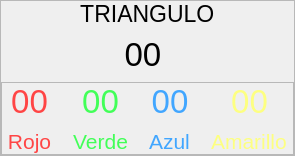
                <widget class="QFrame" name="frame_12">
                 <property name="frameShape">
                  <enum>QFrame::StyledPanel</enum>
                 </property>
                 <property name="frameShadow">
                  <enum>QFrame::Raised</enum>
                 </property>
                 <layout class="QVBoxLayout" name="verticalLayout_20">
                  <property name="spacing">
                   <number>9</number>
                  </property>
                  <property name="leftMargin">
                   <number>0</number>
                  </property>
                  <property name="topMargin">
                   <number>0</number>
                  </property>
                  <property name="rightMargin">
                   <number>0</number>
                  </property>
                  <property name="bottomMargin">
                   <number>0</number>
                  </property>
                  <item alignment="Qt::AlignHCenter">
                   <widget class="QLabel" name="label_38">
                    <property name="minimumSize">
                     <size>
                      <width>0</width>
                      <height>0</height>
                     </size>
                    </property>
                    <property name="maximumSize">
                     <size>
                      <width>16777215</width>
                      <height>35</height>
                     </size>
                    </property>
                    <property name="font">
                     <font>
                      <family>MS Sans Serif</family>
                      <pointsize>17</pointsize>
                     </font>
                    </property>
                    <property name="styleSheet">
                     <string notr="true"/>
                    </property>
                    <property name="text">
                     <string>      TRIANGULO      </string>
                    </property>
                    <property name="alignment">
                     <set>Qt::AlignCenter</set>
                    </property>
                   </widget>
                  </item>
                  <item alignment="Qt::AlignHCenter">
                   <widget class="QLabel" name="total_triangulo">
                    <property name="minimumSize">
                     <size>
                      <width>0</width>
                      <height>0</height>
                     </size>
                    </property>
                    <property name="maximumSize">
                     <size>
                      <width>16777215</width>
                      <height>60</height>
                     </size>
                    </property>
                    <property name="font">
                     <font>
                      <family>MS Sans Serif</family>
                      <pointsize>25</pointsize>
                     </font>
                    </property>
                    <property name="styleSheet">
                     <string notr="true"/>
                    </property>
                    <property name="text">
                     <string>        00         </string>
                    </property>
                    <property name="alignment">
                     <set>Qt::AlignCenter</set>
                    </property>
                   </widget>
                  </item>
                  <item>
                   <widget class="QFrame" name="frame_13">
                    <property name="frameShape">
                     <enum>QFrame::StyledPanel</enum>
                    </property>
                    <property name="frameShadow">
                     <enum>QFrame::Raised</enum>
                    </property>
                    <layout class="QHBoxLayout" name="horizontalLayout_9">
                     <property name="spacing">
                      <number>10</number>
                     </property>
                     <property name="leftMargin">
                      <number>0</number>
                     </property>
                     <property name="topMargin">
                      <number>0</number>
                     </property>
                     <property name="rightMargin">
                      <number>0</number>
                     </property>
                     <property name="bottomMargin">
                      <number>0</number>
                     </property>
                     <item>
                      <layout class="QVBoxLayout" name="verticalLayout_21">
                       <property name="spacing">
                        <number>9</number>
                       </property>
                       <item>
                        <widget class="QLabel" name="rojo_triangulo">
                         <property name="minimumSize">
                          <size>
                           <width>0</width>
                           <height>0</height>
                          </size>
                         </property>
                         <property name="maximumSize">
                          <size>
                           <width>16777215</width>
                           <height>60</height>
                          </size>
                         </property>
                         <property name="font">
                          <font>
                           <family>MS Sans Serif</family>
                           <pointsize>25</pointsize>
                          </font>
                         </property>
                         <property name="styleSheet">
                          <string notr="true">color: rgb(255, 69, 69);</string>
                         </property>
                         <property name="text">
                          <string>00</string>
                         </property>
                         <property name="alignment">
                          <set>Qt::AlignCenter</set>
                         </property>
                        </widget>
                       </item>
                       <item>
                        <widget class="QLabel" name="label_41">
                         <property name="minimumSize">
                          <size>
                           <width>0</width>
                           <height>0</height>
                          </size>
                         </property>
                         <property name="maximumSize">
                          <size>
                           <width>16777215</width>
                           <height>60</height>
                          </size>
                         </property>
                         <property name="font">
                          <font>
                           <family>MS Sans Serif</family>
                           <pointsize>16</pointsize>
                          </font>
                         </property>
                         <property name="styleSheet">
                          <string notr="true">color: rgb(255, 69, 69);</string>
                         </property>
                         <property name="text">
                          <string> Rojo </string>
                         </property>
                         <property name="alignment">
                          <set>Qt::AlignCenter</set>
                         </property>
                        </widget>
                       </item>
                      </layout>
                     </item>
                     <item>
                      <layout class="QVBoxLayout" name="verticalLayout_22">
                       <property name="spacing">
                        <number>9</number>
                       </property>
                       <item>
                        <widget class="QLabel" name="verde_triangulo">
                         <property name="minimumSize">
                          <size>
                           <width>0</width>
                           <height>0</height>
                          </size>
                         </property>
                         <property name="maximumSize">
                          <size>
                           <width>16777215</width>
                           <height>60</height>
                          </size>
                         </property>
                         <property name="font">
                          <font>
                           <family>MS Sans Serif</family>
                           <pointsize>25</pointsize>
                          </font>
                         </property>
                         <property name="styleSheet">
                          <string notr="true">color: rgb(66, 255, 88);</string>
                         </property>
                         <property name="text">
                          <string>00</string>
                         </property>
                         <property name="alignment">
                          <set>Qt::AlignCenter</set>
                         </property>
                        </widget>
                       </item>
                       <item>
                        <widget class="QLabel" name="label_43">
                         <property name="minimumSize">
                          <size>
                           <width>0</width>
                           <height>0</height>
                          </size>
                         </property>
                         <property name="maximumSize">
                          <size>
                           <width>16777215</width>
                           <height>60</height>
                          </size>
                         </property>
                         <property name="font">
                          <font>
                           <family>MS Sans Serif</family>
                           <pointsize>16</pointsize>
                          </font>
                         </property>
                         <property name="styleSheet">
                          <string notr="true">color: rgb(66, 255, 88);</string>
                         </property>
                         <property name="text">
                          <string> Verde </string>
                         </property>
                         <property name="alignment">
                          <set>Qt::AlignCenter</set>
                         </property>
                        </widget>
                       </item>
                      </layout>
                     </item>
                     <item>
                      <layout class="QVBoxLayout" name="verticalLayout_23">
                       <property name="spacing">
                        <number>9</number>
                       </property>
                       <item>
                        <widget class="QLabel" name="azul_triangulo">
                         <property name="minimumSize">
                          <size>
                           <width>0</width>
                           <height>0</height>
                          </size>
                         </property>
                         <property name="maximumSize">
                          <size>
                           <width>16777215</width>
                           <height>60</height>
                          </size>
                         </property>
                         <property name="font">
                          <font>
                           <family>MS Sans Serif</family>
                           <pointsize>25</pointsize>
                          </font>
                         </property>
                         <property name="styleSheet">
                          <string notr="true">color: rgb(65, 166, 255);</string>
                         </property>
                         <property name="text">
                          <string>00</string>
                         </property>
                         <property name="alignment">
                          <set>Qt::AlignCenter</set>
                         </property>
                        </widget>
                       </item>
                       <item>
                        <widget class="QLabel" name="label_45">
                         <property name="minimumSize">
                          <size>
                           <width>0</width>
                           <height>0</height>
                          </size>
                         </property>
                         <property name="maximumSize">
                          <size>
                           <width>16777215</width>
                           <height>60</height>
                          </size>
                         </property>
                         <property name="font">
                          <font>
                           <family>MS Sans Serif</family>
                           <pointsize>16</pointsize>
                          </font>
                         </property>
                         <property name="styleSheet">
                          <string notr="true">color: rgb(65, 166, 255);</string>
                         </property>
                         <property name="text">
                          <string> Azul </string>
                         </property>
                         <property name="alignment">
                          <set>Qt::AlignCenter</set>
                         </property>
                        </widget>
                       </item>
                      </layout>
                     </item>
                     <item>
                      <layout class="QVBoxLayout" name="verticalLayout_24">
                       <property name="spacing">
                        <number>9</number>
                       </property>
                       <item>
                        <widget class="QLabel" name="amarillo_triangulo">
                         <property name="minimumSize">
                          <size>
                           <width>0</width>
                           <height>0</height>
                          </size>
                         </property>
                         <property name="maximumSize">
                          <size>
                           <width>16777215</width>
                           <height>60</height>
                          </size>
                         </property>
                         <property name="font">
                          <font>
                           <family>MS Sans Serif</family>
                           <pointsize>25</pointsize>
                          </font>
                         </property>
                         <property name="styleSheet">
                          <string notr="true">color: rgb(253, 255, 129);</string>
                         </property>
                         <property name="text">
                          <string>00</string>
                         </property>
                         <property name="alignment">
                          <set>Qt::AlignCenter</set>
                         </property>
                        </widget>
                       </item>
                       <item>
                        <widget class="QLabel" name="label_47">
                         <property name="minimumSize">
                          <size>
                           <width>0</width>
                           <height>0</height>
                          </size>
                         </property>
                         <property name="maximumSize">
                          <size>
                           <width>16777215</width>
                           <height>60</height>
                          </size>
                         </property>
                         <property name="font">
                          <font>
                           <family>MS Sans Serif</family>
                           <pointsize>16</pointsize>
                          </font>
                         </property>
                         <property name="styleSheet">
                          <string notr="true">color: rgb(253, 255, 129);</string>
                         </property>
                         <property name="text">
                          <string> Amarillo </string>
                         </property>
                         <property name="alignment">
                          <set>Qt::AlignCenter</set>
                         </property>
                        </widget>
                       </item>
                      </layout>
                     </item>
                    </layout>
                   </widget>
                  </item>
                 </layout>
                </widget>
